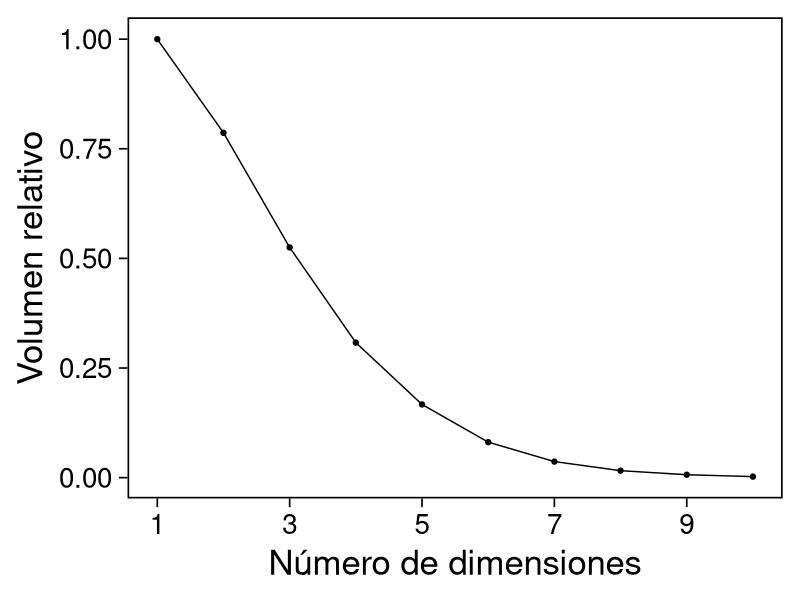
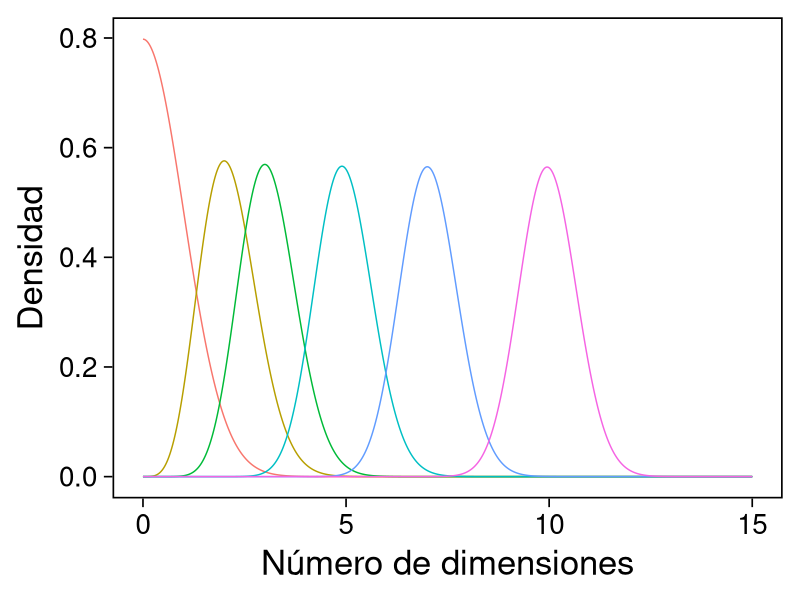
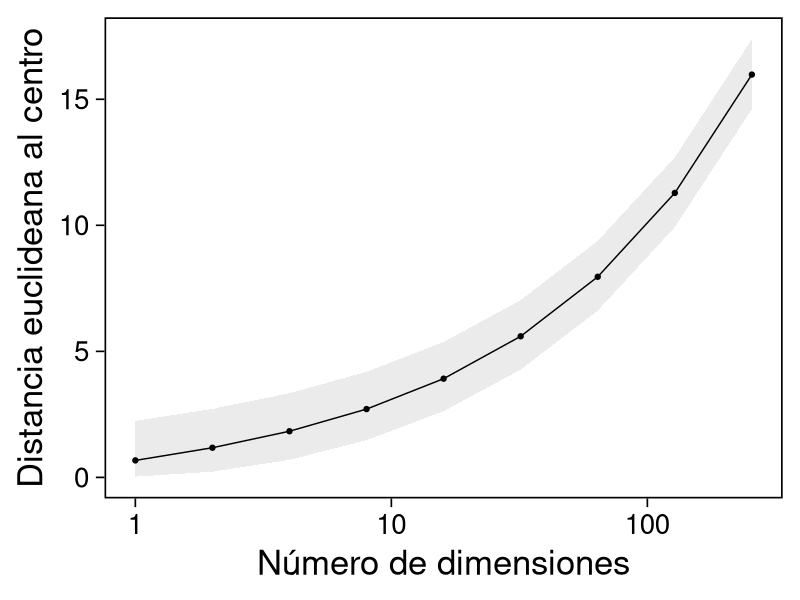
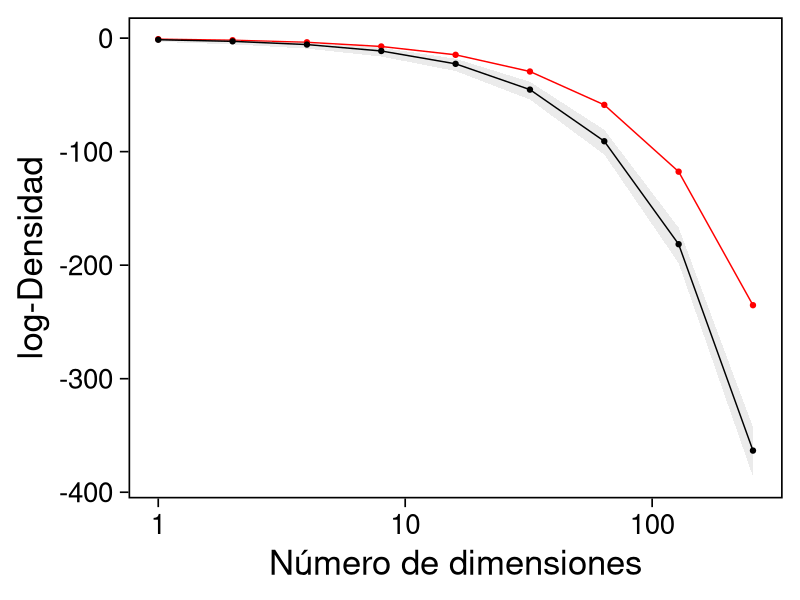
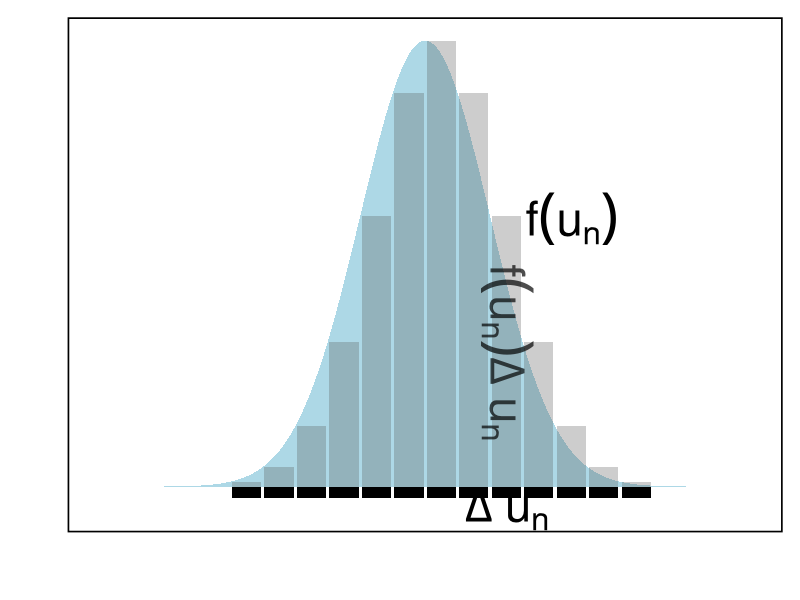
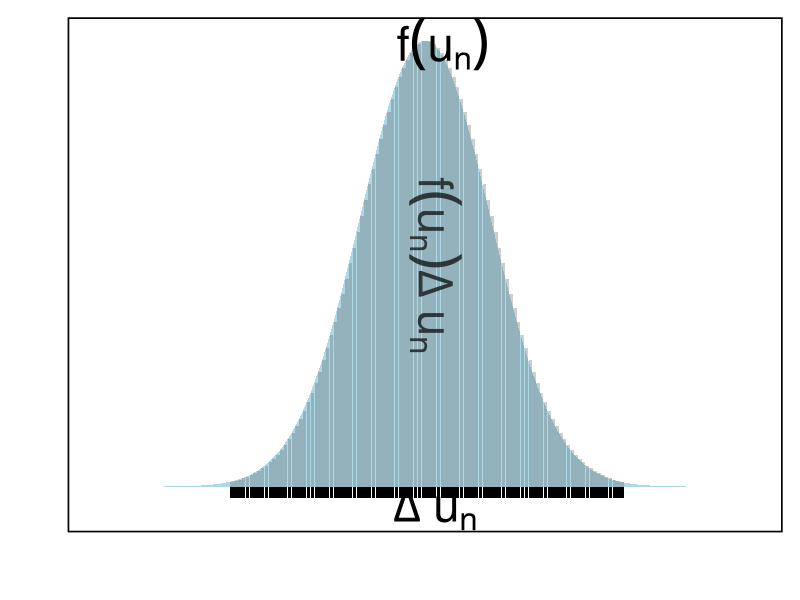
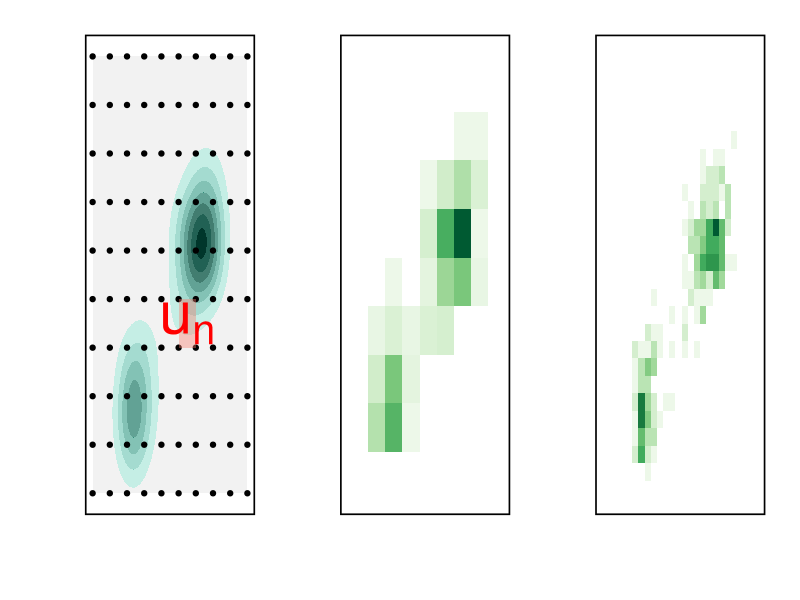
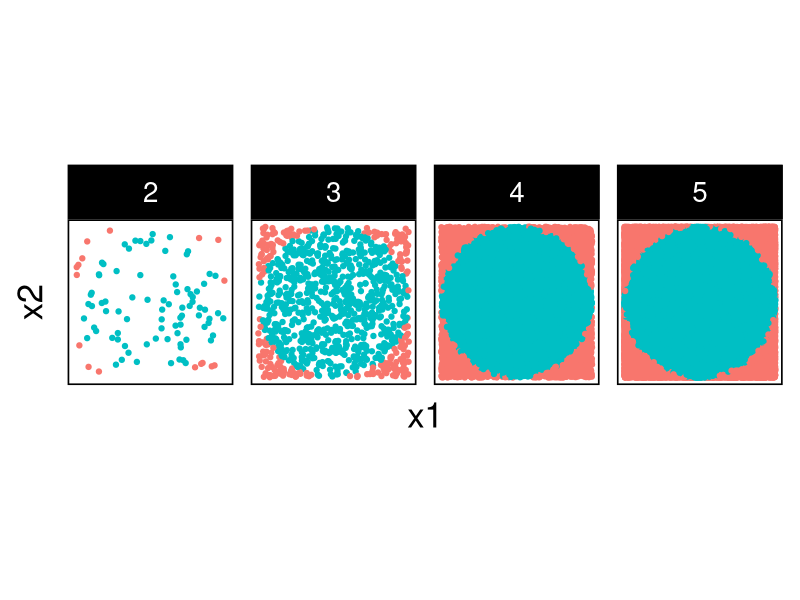

Recreate these plots in R, in order.
## Setup --------------------------------------------------

library(tidyverse)
library(patchwork)
library(scales)

## Cambia el default del tamaño de fuente 
theme_set(theme_linedraw(base_size = 25))

## Cambia el número de decimales para mostrar
options(digits = 4)
## Problemas con mi consola en Emacs
options(pillar.subtle = FALSE)
options(rlang_backtrace_on_error = "none")
options(crayon.enabled = FALSE)

## Para el tema de ggplot
sin_lineas <- theme(panel.grid.major = element_blank(),
                    panel.grid.minor = element_blank())
color.itam  <- c("#00362b","#004a3b", "#00503f", "#006953", "#008367", "#009c7b", "#00b68f", NA)

sin_leyenda <- theme(legend.position = "none")
sin_ejes <- theme(axis.ticks = element_blank(), axis.text = element_blank())

distancia_euclideana <- function(u) sqrt(sum(u * u));

experimento <- function(ndim){
  nsamples <- 1e5; 
  y <- matrix(runif(nsamples * ndim, -0.5, 0.5), nsamples, ndim);
  mean(apply(y, 1, distancia_euclideana) < 0.5)
}

tibble(dims = 1:10) |>
  mutate(prob = map_dbl(dims, experimento)) |>
  ggplot(aes(dims, prob)) +
  geom_point() +
  geom_line() +
  sin_lineas +
  scale_x_continuous(breaks=c(1, 3, 5, 7, 9)) +
xlab("Número de dimensiones") +
ylab("Volumen relativo")

chi.pdf <- function(x, d) {
  x^(d - 1) * exp(-x^2/2) / (2^(d/2 - 1) * gamma(d/2))
}

puntos.grafica <- tibble(dims = c(1, 5, 10, 25, 50, 100)) |>
  mutate(points = map(dims, function(dim){
    tibble(x = seq(0, 15, length.out = 1000)) |>
      mutate(y = chi.pdf(x, dim))
  }), dimensions = factor(dims))

puntos.grafica |>
  unnest(points) |>
  ggplot(aes(x, y, group = dimensions, color = dimensions)) +
  geom_line() + sin_leyenda + 
  sin_lineas + xlab("Número de dimensiones") +
  ylab("Densidad")

tibble(dim = 2**seq(0, 8)) |>
  mutate(.centro = sqrt(qchisq(.50, dim)),
         .lower = sqrt(qchisq(.025, dim)),
         .upper = sqrt(qchisq(.975, dim))) |>
ggplot(aes(dim, .centro)) +
geom_ribbon(aes(ymin = .lower, ymax = .upper), alpha = .3, fill = "gray") + 
geom_line() + geom_point() + sin_lineas +
scale_x_log10() +
ylab("Distancia euclideana al centro") +
xlab("Número de dimensiones")

tibble(dim = 2**seq(0, 8)) |>
  mutate(.resultados  = map(dim, function(ndim){
           x <- unlist(purrr::rerun(10000, sum(dnorm(rnorm(ndim),log = TRUE))))
           tibble(x = x) |>
             summarise(.densidad_tip = mean(x),
                       .lower_densidad = quantile(x, .025),
                       .upper_densidad = quantile(x, .975),
                       .densidad_moda = sum(dnorm(rep(0, ndim), log = TRUE)))
         })) |>
  unnest(.resultados) |>
  ggplot(aes(dim, .densidad_tip)) +
  geom_line(aes(y = .densidad_moda), col = 'red') +
  geom_point(aes(y = .densidad_moda), col = 'red') + 
  geom_ribbon(aes(ymin = .lower_densidad, ymax = .upper_densidad), alpha = .3, fill = "gray") + 
  geom_line() + geom_point() + sin_lineas +
  scale_x_log10() +
  ylab("log-Densidad") +
  xlab("Número de dimensiones")

## Ejemplo de integracion numerica -----------------------

grid.n          <- 11                 # Número de celdas 
grid.size       <- 6/(grid.n+1)       # Tamaño de celdas en el intervalo [-3, 3]
norm.cuadrature <- tibble(x = seq(-3, 3, by = grid.size), y = dnorm(x) )


norm.density <- tibble(x = seq(-5, 5, by = .01), 
       y = dnorm(x) )

norm.cuadrature |>
  ggplot(aes(x=x + grid.size/2, y=y)) + 
  geom_area(data = norm.density, aes(x = x, y = y), fill = 'lightblue') + 
  geom_bar(stat="identity", alpha = .3) + 
  geom_bar(aes(x = x + grid.size/2, y = -0.01), fill = 'black', stat="identity") + 
  sin_lineas + xlab('') + ylab("") + 
  annotate('text', label = expression(Delta~u[n]),
           x = .01 + 5 * grid.size/2, y = -.02, size = 12) + 
  annotate('text', label = expression(f(u[n]) ),
           x = .01 + 9 * grid.size/2, y = dnorm(.01 + 4 * grid.size/2), size = 12) + 
  annotate('text', label = expression(f(u[n]) * Delta~u[n]), 
           x = .01 + 5 * grid.size/2, y = dnorm(.01 + 4 * grid.size/2)/2, 
           angle = -90, alpha = .7, size = 12) + sin_ejes

grid.n          <- 101                 # Número de celdas 
grid.size       <- 6/(grid.n+1)       # Tamaño de celdas en el intervalo [-3, 3]
norm.cuadrature <- tibble(x = seq(-3, 3, by = grid.size), y = dnorm(x) )

norm.cuadrature |>
    ggplot(aes(x=x + grid.size/2, y=y)) + 
    geom_area(data = norm.density, aes(x = x, y = y), fill = 'lightblue') + 
    geom_bar(stat="identity", alpha = .3) + 
    geom_bar(aes(x = x + grid.size/2, y = -0.01), fill = 'black', stat="identity") + 
    sin_lineas + xlab('') + ylab("") + 
    annotate('text', label = expression(Delta~u[n]),
             x = .01 + 5 * grid.size/2, y = -.02, size = 12) + 
    annotate('text', label = expression(f(u[n]) ),
             x = .01 + 9 * grid.size/2, y = dnorm(.01 + 4 * grid.size/2), size = 12) + 
    annotate('text', label = expression(f(u[n]) * Delta~u[n]), 
             x = .01 + 5 * grid.size/2, y = dnorm(.01 + 4 * grid.size/2)/2, 
             angle = -90, alpha = .7, size = 12) + sin_ejes

crear_log_post <- function(n, k){
  function(theta){
    verosim <- k * log(theta) + (n - k) * log(1 - theta)
    inicial <- log(theta)
    verosim + inicial
  }
}

# observamos 3 exitos en 4 pruebas:
log_post <- crear_log_post(4, 3)
prob_post <- function(x) { exp(log_post(x))}
# integramos numericamente
p_x <- integrate(prob_post, lower = 0, upper = 1, subdivisions = 100L)
p_x

media_funcion <- function(theta){
  theta * prob_post(theta) / p_x$value
}
integral_media <- integrate(media_funcion,
                            lower = 0, upper = 1,
                            subdivisions = 100L)
media_post <- integral_media$value 
c(Numerico = media_post, Analitico = 5/(2+5))

canvas <- ggplot(faithful, aes(x = eruptions, y = waiting)) +
  xlim(0.5, 6) +
  ylim(40, 110)

grid.size <- 10 - 1

mesh <- expand.grid(x = seq(0.5, 6, by = (6-.5)/grid.size),
                    y = seq(40, 110, by = (110-40)/grid.size))

g1 <- canvas +
  geom_density_2d_filled(aes(alpha = ..level..), bins = 8) +
  scale_fill_manual(values = rev(color.itam)) + 
  sin_lineas + theme(legend.position = "none") +
  geom_point(data = mesh, aes(x = x, y = y)) + 
  annotate("rect", xmin = .5 + 5 * (6-.5)/grid.size, 
           xmax = .5 + 6 * (6-.5)/grid.size, 
           ymin = 40 + 3 * (110-40)/grid.size, 
           ymax = 40 + 4 * (110-40)/grid.size,
           linestyle = 'dashed', 
           fill = 'salmon', alpha = .4) + ylab("") + xlab("") + 
  annotate('text', x = .5 + 5.5 * (6-.5)/grid.size, 
           y = 40 + 3.5 * (110-40)/grid.size, 
           label = expression(u[n]), color = 'red', size = 15) +
  theme(axis.ticks = element_blank(), 
        axis.text = element_blank())


g2 <- canvas + 
  stat_bin2d(aes(fill = after_stat(density)), binwidth = c((6-.5)/grid.size, (110-40)/grid.size)) +
  sin_lineas + theme(legend.position = "none") +
  theme(axis.ticks = element_blank(), 
        axis.text = element_blank()) +
  scale_fill_distiller(palette = "Greens", direction = 1) + 
  sin_lineas + theme(legend.position = "none") +
  ylab("") + xlab("")

g3 <- canvas + 
  stat_bin2d(aes(fill = after_stat(density)), binwidth = c((6-.5)/25, (110-40)/25)) +
  sin_lineas + theme(legend.position = "none") +
  theme(axis.ticks = element_blank(), 
        axis.text = element_blank()) +
  scale_fill_distiller(palette = "Greens", direction = 1) + 
  sin_lineas + theme(legend.position = "none") +
  ylab("") + xlab("")

g1 + g2 + g3

## Integración Monte Carlo ----------------------------------- 
genera_dardos <- function(n = 100){
    tibble(x1 = runif(n, min = -1, max = 1), 
           x2 = runif(n, min = -1, max = 1)) |> 
      mutate(resultado = ifelse(x1**2 + x2**2 <= 1., 1., 0.))
  }

  dardos <- tibble(n = seq(2,5)) |> 
    mutate(datos = map(10**n, genera_dardos)) |> 
    unnest() 

  dardos |> 
    ggplot(aes(x = x1, y = x2)) + 
      geom_point(aes(color = factor(resultado))) + 
      facet_wrap(~n, nrow = 1) +  
    sin_lineas + sin_ejes + sin_leyenda + coord_equal()

dardos |>
  group_by(n) |>
  summarise(aprox = 4 * mean(resultado))

set.seed(1087)
genera_dardos(n = 2**16) |> 
  mutate(n = seq(1, 2**16), 
         approx = cummean(resultado) * 4) |> 
  ggplot(aes(x = n, y = approx)) + 
    geom_line() + 
    geom_hline(yintercept = pi, linetype = 'dashed') + 
    scale_x_continuous(trans='log10', 
                       labels = trans_format("log10", math_format(10^.x))) + 
  ylab('Aproximación') + xlab("Número de muestras") + sin_lineas

set.seed(108)
nsamples <- 10**4; nexp <- 100
U <- runif(nexp * 2 * nsamples)
U <- array(U, dim = c(nexp, 2, nsamples))
apply(U[1:5,,], 1, str)

resultados <- apply(U, 1, function(x){
  dardos <- apply(x**2, 2, sum)
  exitos <- ifelse(dardos <= 1, 1, 0)
  prop   <- cummean(exitos)
  4 * prop
})

resultados |>
  as_data_frame() |>
  mutate(n = 1:nsamples) |>
  pivot_longer(cols = 1:10) |>
  ggplot(aes(n, value)) +
  geom_line(aes(group = name, color = name)) +
  geom_hline(yintercept = pi, linetype = 'dashed') + 
  scale_x_continuous(trans='log10', 
                     labels = trans_format("log10", math_format(10^.x))) + 
  ylab('Aproximación') + xlab("Número de muestras") + sin_lineas + sin_leyenda +
  ylim(0, 7)

resultados |>
  as_data_frame() |>
  mutate(n = 1:nsamples) |>
  pivot_longer(cols = 1:nexp) |>
  group_by(n) |>
  summarise(promedio = mean(value),
            desv.est = sd(value),
            y.lo = promedio - 2 * desv.est,
            y.hi = promedio + 2 * desv.est) |>
  ggplot(aes(n , promedio)) +
  geom_ribbon(aes(ymin = y.lo, ymax = y.hi), fill = "gray", alpha = .3) +
  geom_ribbon(aes(ymin = promedio - 2 * sqrt(pi * (4 - pi)/(n)),
                  ymax = promedio + 2 * sqrt(pi * (4 - pi)/(n))),
              fill = "salmon", alpha = .1) +
  geom_hline(yintercept = pi, linetype = 'dashed') + 
  geom_line() +
  scale_x_continuous(trans='log10', 
                     labels = trans_format("log10", math_format(10^.x))) + 
  ylab('Aproximación') + xlab("Número de muestras") + sin_lineas + sin_leyenda +
ylim(0, 7)

resultados |>
  as_data_frame() |>
  mutate(n = 1:nsamples) |>
  pivot_longer(cols = 1:nexp) |>
  group_by(n) |>
  summarise(varianza = var(value/4)) |>
  mutate(cramer.rao = pi * (4 - pi)/(16 * n)) |>
  ggplot(aes(n , varianza)) +
  geom_line() +
  geom_line(aes(n, cramer.rao), lty = 2, color = 'red') +
  scale_y_continuous(trans='log10') +
  scale_x_continuous(trans='log10', 
                     labels = trans_format("log10", math_format(10^.x))) + 
  ylab('Varianza') + xlab("Número de muestras") + sin_lineas + sin_leyenda

### Ejemplo proporciones ------------------

theta <- rbeta(10000, 5, 2)
media_post <- mean(theta)
momento_2_post <- mean(theta^2)
c(mu_1 = media_post, mu_2 = momento_2_post)

mean(exp(theta) > 2)

### Ejemplo helados -------------------------

datos <- tibble(
  sabor = c("fresa", "limon", "mango", "guanabana"),
  n = c(50, 45, 51, 50), gusto = c(36, 35, 42, 29)) |> 
  mutate(prop_gust = gusto / n)

datos

datos <- datos |>
  mutate(a_post = gusto + 2,
         b_post = n - gusto + 1,
         media_post = a_post/(a_post + b_post))
datos

modelo_beta <- function(params, n = 5000){
  rbeta(n, params$alpha, params$beta)
}

## Generamos muestras de la posterior
paletas <- datos |>
  mutate(alpha = a_post, beta = b_post) |>
  nest(params.posterior = c(alpha, beta)) |>
  mutate(muestras.posterior = map(params.posterior, modelo_beta)) |>
  select(sabor, muestras.posterior)

paletas |>
  unnest(muestras.posterior) |>
  ggplot(aes(muestras.posterior)) +
  geom_histogram(aes(fill = sabor), position = "identity", alpha = .8) +
  sin_lineas

## Utilizamos el metodo Monte Carlo para aproximar la integral. 
paletas |>
  unnest(muestras.posterior) |>
  mutate(id = rep(seq(1, 5000), 4)) |> group_by(id) |>
  summarise(favorito = sabor[which.max(muestras.posterior)]) |>
  group_by(favorito) |> tally() |>
  mutate(prop = n/sum(n))

crea_mezcla <- function(weights){
  function(x){
    weights$w1 * dnorm(x, mean = -1.5, sd = .5) +
      weights$w2 * dnorm(x, mean = 1.5, sd = .7)
  }
}
objetivo <- crea_mezcla(list(w1 = .6, w2 = .4))

muestras_mezcla <- function(id){
  n <- 100
  tibble(u = runif(n)) |>
    mutate(muestras = ifelse(u <= .6,
                             rnorm(1, -1.5, sd = .5),
                             rnorm(1,  1.5, sd = .7))) |>
    pull(muestras)
}

muestras.mezcla <- tibble(id = 1:1000) |>
  mutate(muestras  = map(id, muestras_mezcla)) |>
  unnest(muestras) |>
  group_by(id) |>
  summarise(estimate = mean(muestras))

g0 <- muestras.mezcla |>
  ggplot(aes(estimate)) +
  geom_histogram() +
  geom_vline(xintercept = -1.5 * .6 + 1.5 * .4,
             lty = 2, color = 'salmon', lwd = 1.5) +
  geom_vline(xintercept = mean(muestras.mezcla$estimate),
             lty = 3, color = 'steelblue', lwd = 1.5) +
  xlim(-1, 1) +
  ggtitle("Objetivo") + sin_lineas

muestras_uniforme <- function(id){
  n <- 100
  runif(n, -5, 5)
}

muestras.uniforme <- tibble(id = 1:1000) |>
  mutate(muestras  = map(id, muestras_uniforme)) |>
  unnest(muestras) |>
  mutate(pix = objetivo(muestras),
         gx  = dunif(muestras, -5, 5),
         wx  = pix/gx) |>
  group_by(id) |>
  summarise(estimate = sum(muestras * wx)/sum(wx))

g1 <- muestras.uniforme |>
  ggplot(aes(estimate)) +
  geom_histogram() +
  geom_vline(xintercept = -1.5 * .6 + 1.5 * .4,
             lty = 2, color = 'salmon', lwd = 1.5) +
  geom_vline(xintercept = mean(muestras.uniforme$estimate),
             lty = 3, color = 'steelblue', lwd = 1.5) +
  xlim(-1, 1) +
  ggtitle("Uniforme(-5,5)") + sin_lineas

muestras_importancia <- function(id){
  n <- 100
  rnorm(n, 0, sd = 1)
}  

muestras.normal  <- tibble(id = 1:1000) |>
  mutate(muestras  = map(id, muestras_importancia)) |>
  unnest(muestras) |>
  mutate(pix = objetivo(muestras),
         gx  = dnorm(muestras, 0, sd = 1),
         wx  = pix/gx) |>
  group_by(id) |>
  summarise(estimate = sum(muestras * wx)/sum(wx))

g2  <- muestras.normal |> ggplot(aes(estimate)) +
  geom_histogram() +
  geom_vline(xintercept = -1.5 * .6 + 1.5 * .4,
             lty = 2, color = 'salmon', lwd = 1.5) +
  geom_vline(xintercept = mean(muestras.normal$estimate),
             lty = 3, color = 'steelblue', lwd = 1.5) +
  xlim(-1, 1) +
  ggtitle("Normal(0, 2)") +
  sin_lineas

g0 + g1 + g2
